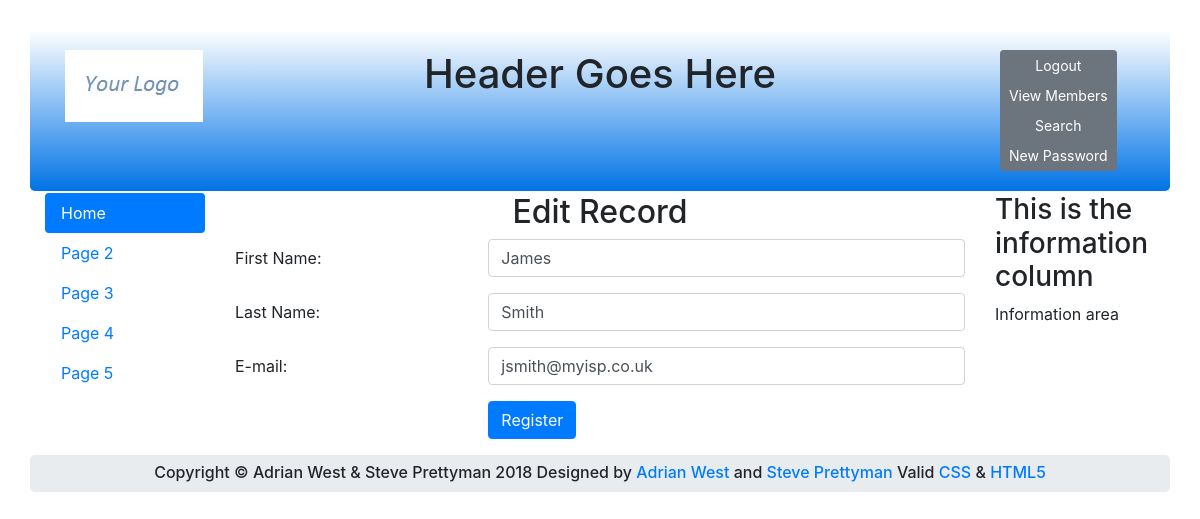
/edit_user.php?id=1 (signed in), run on the app's committed database.
### tables this page shows
CREATE TABLE `users` (
  `userid` mediumint(6) UNSIGNED NOT NULL,
  `first_name` varchar(30) NOT NULL,
  `last_name` varchar(40) NOT NULL,
  `email` varchar(50) NOT NULL,
  `password` char(60) NOT NULL,
  `registration_date` datetime NOT NULL,
  `user_level` tinyint(1) UNSIGNED NOT NULL
);

### process_edit_record.php (the view, shortened to what this page needs)
<?php
try
{
if ( (isset($_GET['id'])) && (is_numeric($_GET['id'])) ) {
    $id = htmlspecialchars($_GET['id'], ENT_QUOTES);
} elseif ( (isset($_POST['id'])) && (is_numeric($_POST['id'])) ) {
	$id = htmlspecialchars($_POST['id'], ENT_QUOTES);
} else {
	echo '<p class="text-center">This page has been accessed in error.</p>';
	include ('footer.php');
	exit();
}
require ('./mysqli_connect.php');
	$q = mysqli_stmt_init($dbcon);
	$query = "SELECT first_name, last_name, email FROM users WHERE userid=?";
    mysqli_stmt_prepare($q, $query);
	mysqli_stmt_bind_param($q, 'i', $id);
    mysqli_stmt_execute($q);
	$result = mysqli_stmt_get_result($q);
	$row = mysqli_fetch_array($result, MYSQLI_NUM);
if (mysqli_num_rows($result) == 1) {
?>
<h2 class="h2 text-center">Edit Record</h2>
<form action="edit_user.php" method="post"
	name="editform" id="editform">
  <div class="form-group row">
  <label for="first_name" class="col-sm-4 col-form-label">First Name:</label>
  <div class="col-sm-8">
  <input type="text" class="form-control" id="first_name" name="first_name"
  placeholder="First Name" maxlength="30" required
	  value="<?php echo htmlspecialchars($row[0], ENT_QUOTES); ?>" >
    </div>
  </div>
  <div class="form-group row">
    <label for="last_name" class="col-sm-4 col-form-label">Last Name:</label>
    <div class="col-sm-8">
      <input type="text" class="form-control" id="last_name" name="last_name"
	  placeholder="Last Name" maxlength="40" required
	  value="<?php echo htmlspecialchars($row[1], ENT_QUOTES); ?>">
    </div>
  </div>
<div class="form-group row">
    <label for="email" class="col-sm-4 col-form-label">E-mail:</label>
    <div class="col-sm-8">
      <input type="email" class="form-control" id="email" name="email"
	  placeholder="E-mail" maxlength="60" required
	  value="<?php echo htmlspecialchars($row[2], ENT_QUOTES); ?>">
    </div>
  </div>
<div class="form-group row">
    <label for="" class="col-sm-4 col-form-label"></label>
    <div class="col-sm-8">
	<input id="submit" class="btn btn-primary" type="submit" name="submit" value="Register">
    </div>
	</div>
	</form>
<?php
} else {
	echo '<p class="text-center">This page has been accessed in error.</p>';
}
}
catch(Exception $e)
{
	print "The system is busy. Please try later";
}catch(Error $e)
{
	print "The system is currently busy. Please try again later";
}
?>

### data on the page
users: first_name "James", last_name "Smith", email "jsmith@myisp.co.uk"
